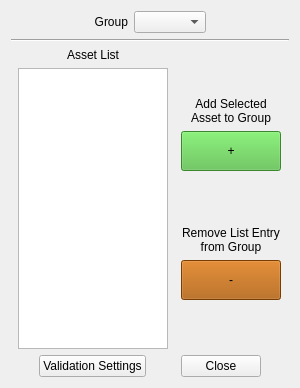
<?xml version="1.0" encoding="UTF-8"?>
<ui version="4.0">
 <class>Form</class>
 <widget class="QWidget" name="Form">
  <property name="geometry">
   <rect>
    <x>0</x>
    <y>0</y>
    <width>300</width>
    <height>388</height>
   </rect>
  </property>
  <property name="sizePolicy">
   <sizepolicy hsizetype="Minimum" vsizetype="Minimum">
    <horstretch>0</horstretch>
    <verstretch>0</verstretch>
   </sizepolicy>
  </property>
  <property name="minimumSize">
   <size>
    <width>300</width>
    <height>300</height>
   </size>
  </property>
  <property name="windowTitle">
   <string>Form</string>
  </property>
  <layout class="QVBoxLayout" name="verticalLayout_2">
   <property name="sizeConstraint">
    <enum>QLayout::SetMinimumSize</enum>
   </property>
   <item>
    <layout class="QHBoxLayout" name="horizontalLayout_2">
     <item>
      <spacer name="horizontalSpacer_3">
       <property name="orientation">
        <enum>Qt::Horizontal</enum>
       </property>
       <property name="sizeHint" stdset="0">
        <size>
         <width>40</width>
         <height>20</height>
        </size>
       </property>
      </spacer>
     </item>
     <item>
      <widget class="QLabel" name="ValidGroup">
       <property name="text">
        <string>Group</string>
       </property>
       <property name="alignment">
        <set>Qt::AlignRight|Qt::AlignTrailing|Qt::AlignVCenter</set>
       </property>
      </widget>
     </item>
     <item>
      <widget class="QComboBox" name="validation_groups_dropdown">
       <property name="sizeAdjustPolicy">
        <enum>QComboBox::AdjustToContents</enum>
       </property>
      </widget>
     </item>
     <item>
      <spacer name="horizontalSpacer_4">
       <property name="orientation">
        <enum>Qt::Horizontal</enum>
       </property>
       <property name="sizeHint" stdset="0">
        <size>
         <width>40</width>
         <height>20</height>
        </size>
       </property>
      </spacer>
     </item>
    </layout>
   </item>
   <item>
    <widget class="Line" name="line">
     <property name="orientation">
      <enum>Qt::Horizontal</enum>
     </property>
    </widget>
   </item>
   <item>
    <layout class="QHBoxLayout" name="horizontalLayout_3">
     <item>
      <layout class="QVBoxLayout" name="verticalLayout_4">
       <property name="sizeConstraint">
        <enum>QLayout::SetMinimumSize</enum>
       </property>
       <item>
        <widget class="QLabel" name="label_3">
         <property name="text">
          <string>Asset List</string>
         </property>
         <property name="alignment">
          <set>Qt::AlignCenter</set>
         </property>
         <property name="textInteractionFlags">
          <set>Qt::NoTextInteraction</set>
         </property>
        </widget>
       </item>
       <item>
        <layout class="QHBoxLayout" name="horizontalLayout_6">
         <item>
          <widget class="QListWidget" name="asset_list">
           <property name="sizePolicy">
            <sizepolicy hsizetype="Expanding" vsizetype="Expanding">
             <horstretch>0</horstretch>
             <verstretch>0</verstretch>
            </sizepolicy>
           </property>
           <property name="minimumSize">
            <size>
             <width>150</width>
             <height>0</height>
            </size>
           </property>
           <property name="maximumSize">
            <size>
             <width>150</width>
             <height>16777215</height>
            </size>
           </property>
          </widget>
         </item>
        </layout>
       </item>
      </layout>
     </item>
     <item>
      <layout class="QVBoxLayout" name="verticalLayout_3">
       <property name="spacing">
        <number>6</number>
       </property>
       <property name="sizeConstraint">
        <enum>QLayout::SetMinimumSize</enum>
       </property>
       <item>
        <spacer name="verticalSpacer_2">
         <property name="orientation">
          <enum>Qt::Vertical</enum>
         </property>
         <property name="sizeHint" stdset="0">
          <size>
           <width>20</width>
           <height>40</height>
          </size>
         </property>
        </spacer>
       </item>
       <item>
        <widget class="QLabel" name="label">
         <property name="text">
          <string>Add Selected Asset to Group</string>
         </property>
         <property name="scaledContents">
          <bool>false</bool>
         </property>
         <property name="alignment">
          <set>Qt::AlignHCenter|Qt::AlignTop</set>
         </property>
         <property name="wordWrap">
          <bool>true</bool>
         </property>
        </widget>
       </item>
       <item>
        <layout class="QHBoxLayout" name="horizontalLayout_4">
         <property name="spacing">
          <number>0</number>
         </property>
         <property name="sizeConstraint">
          <enum>QLayout::SetMinimumSize</enum>
         </property>
         <item>
          <widget class="QPushButton" name="btn_add_to_group">
           <property name="sizePolicy">
            <sizepolicy hsizetype="Minimum" vsizetype="Minimum">
             <horstretch>0</horstretch>
             <verstretch>0</verstretch>
            </sizepolicy>
           </property>
           <property name="minimumSize">
            <size>
             <width>100</width>
             <height>40</height>
            </size>
           </property>
           <property name="maximumSize">
            <size>
             <width>100</width>
             <height>40</height>
            </size>
           </property>
           <property name="layoutDirection">
            <enum>Qt::LeftToRight</enum>
           </property>
           <property name="autoFillBackground">
            <bool>false</bool>
           </property>
           <property name="styleSheet">
            <string notr="true">QPushButton{
    background-color:rgb(82, 188, 66) ;
}</string>
           </property>
           <property name="text">
            <string>+</string>
           </property>
          </widget>
         </item>
        </layout>
       </item>
       <item>
        <spacer name="verticalSpacer">
         <property name="orientation">
          <enum>Qt::Vertical</enum>
         </property>
         <property name="sizeHint" stdset="0">
          <size>
           <width>20</width>
           <height>40</height>
          </size>
         </property>
        </spacer>
       </item>
       <item>
        <widget class="QLabel" name="label_2">
         <property name="text">
          <string>Remove List Entry from Group</string>
         </property>
         <property name="alignment">
          <set>Qt::AlignHCenter|Qt::AlignTop</set>
         </property>
         <property name="wordWrap">
          <bool>true</bool>
         </property>
        </widget>
       </item>
       <item>
        <layout class="QHBoxLayout" name="horizontalLayout_5">
         <property name="spacing">
          <number>0</number>
         </property>
         <item>
          <widget class="QPushButton" name="btn_remove_from_group">
           <property name="sizePolicy">
            <sizepolicy hsizetype="Minimum" vsizetype="Minimum">
             <horstretch>0</horstretch>
             <verstretch>0</verstretch>
            </sizepolicy>
           </property>
           <property name="minimumSize">
            <size>
             <width>100</width>
             <height>40</height>
            </size>
           </property>
           <property name="maximumSize">
            <size>
             <width>100</width>
             <height>40</height>
            </size>
           </property>
           <property name="layoutDirection">
            <enum>Qt::LeftToRight</enum>
           </property>
           <property name="styleSheet">
            <string notr="true">QPushButton{
    background-color:rgb(170, 85, 0) ;
}</string>
           </property>
           <property name="text">
            <string>-</string>
           </property>
          </widget>
         </item>
        </layout>
       </item>
       <item>
        <spacer name="verticalSpacer_3">
         <property name="orientation">
          <enum>Qt::Vertical</enum>
         </property>
         <property name="sizeHint" stdset="0">
          <size>
           <width>20</width>
           <height>40</height>
          </size>
         </property>
        </spacer>
       </item>
      </layout>
     </item>
    </layout>
   </item>
   <item>
    <layout class="QVBoxLayout" name="verticalLayout">
     <item>
      <layout class="QHBoxLayout" name="horizontalLayout">
       <item>
        <spacer name="horizontalSpacer">
         <property name="orientation">
          <enum>Qt::Horizontal</enum>
         </property>
         <property name="sizeHint" stdset="0">
          <size>
           <width>40</width>
           <height>20</height>
          </size>
         </property>
        </spacer>
       </item>
       <item>
        <widget class="QPushButton" name="btn_open_settings">
         <property name="text">
          <string>Validation Settings</string>
         </property>
        </widget>
       </item>
       <item>
        <spacer name="horizontalSpacer_5">
         <property name="orientation">
          <enum>Qt::Horizontal</enum>
         </property>
         <property name="sizeHint" stdset="0">
          <size>
           <width>40</width>
           <height>20</height>
          </size>
         </property>
        </spacer>
       </item>
       <item>
        <widget class="QPushButton" name="btn_close">
         <property name="text">
          <string>Close</string>
         </property>
        </widget>
       </item>
       <item>
        <spacer name="horizontalSpacer_2">
         <property name="orientation">
          <enum>Qt::Horizontal</enum>
         </property>
         <property name="sizeHint" stdset="0">
          <size>
           <width>40</width>
           <height>20</height>
          </size>
         </property>
        </spacer>
       </item>
      </layout>
     </item>
    </layout>
   </item>
  </layout>
 </widget>
 <resources/>
 <connections/>
</ui>
